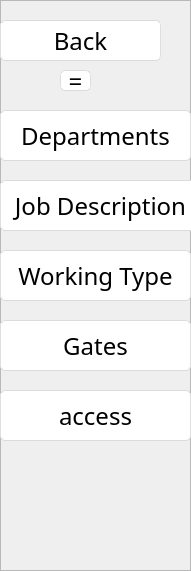
   <widget class="QFrame" name="menu">
    <property name="geometry">
     <rect>
      <x>0</x>
      <y>0</y>
      <width>191</width>
      <height>571</height>
     </rect>
    </property>
    <property name="maximumSize">
     <size>
      <width>16543535</width>
      <height>16777215</height>
     </size>
    </property>
    <property name="font">
     <font>
      <family>Bahnschrift Light</family>
      <pointsize>18</pointsize>
      <weight>3</weight>
      <italic>false</italic>
      <bold>false</bold>
     </font>
    </property>
    <property name="styleSheet">
     <string notr="true">font: 25 18pt &quot;Bahnschrift Light&quot;;

</string>
    </property>
    <property name="frameShape">
     <enum>QFrame::StyledPanel</enum>
    </property>
    <property name="frameShadow">
     <enum>QFrame::Raised</enum>
    </property>
    <widget class="QPushButton" name="dep_btn">
     <property name="geometry">
      <rect>
       <x>0</x>
       <y>110</y>
       <width>191</width>
       <height>51</height>
      </rect>
     </property>
     <property name="font">
      <font>
       <family>Bahnschrift Light</family>
       <pointsize>18</pointsize>
       <weight>3</weight>
       <italic>false</italic>
       <bold>false</bold>
      </font>
     </property>
     <property name="styleSheet">
      <string notr="true">
QPushButton{
font: 25 18pt &quot;Bahnschrift Light&quot;;
	border-style: solid;
	border-top-color: qlineargradient(spread:pad, x1:0.5, y1:1, x2:0.5, y2:0, stop:0 rgb(215, 215, 215), stop:1 rgb(222, 222, 222));
	border-right-color: qlineargradient(spread:pad, x1:0, y1:0.5, x2:1, y2:0.5, stop:0 rgb(217, 217, 217), stop:1 rgb(227, 227, 227));
	border-left-color: qlineargradient(spread:pad, x1:0, y1:0.5, x2:1, y2:0.5, stop:0 rgb(227, 227, 227), stop:1 rgb(217, 217, 217));
	border-bottom-color: qlineargradient(spread:pad, x1:0.5, y1:1, x2:0.5, y2:0, stop:0 rgb(215, 215, 215), stop:1 rgb(222, 222, 222));
	border-width: 1px;
	border-radius: 5px;
	color: rgb(0,0,0);
	padding: 2px;
	background-color: rgb(255,255,255);
}
QPushButton:hover{
	border-style: solid;
	border-top-color: qlineargradient(spread:pad, x1:0.5, y1:1, x2:0.5, y2:0, stop:0 rgb(195, 195, 195), stop:1 rgb(222, 222, 222));
	border-right-color: qlineargradient(spread:pad, x1:0, y1:0.5, x2:1, y2:0.5, stop:0 rgb(197, 197, 197), stop:1 rgb(227, 227, 227));
	border-left-color: qlineargradient(spread:pad, x1:0, y1:0.5, x2:1, y2:0.5, stop:0 rgb(227, 227, 227), stop:1 rgb(197, 197, 197));
	border-bottom-color: qlineargradient(spread:pad, x1:0.5, y1:1, x2:0.5, y2:0, stop:0 rgb(195, 195, 195), stop:1 rgb(222, 222, 222));
	border-width: 1px;
	border-radius: 5px;
	color: rgb(0,0,0);
	padding: 2px;
	background-color: rgb(255,255,255);
}
QPushButton:pressed{
	border-style: solid;
	border-top-color: qlineargradient(spread:pad, x1:0.5, y1:1, x2:0.5, y2:0, stop:0 rgb(215, 215, 215), stop:1 rgb(222, 222, 222));
	border-right-color: qlineargradient(spread:pad, x1:0, y1:0.5, x2:1, y2:0.5, stop:0 rgb(217, 217, 217), stop:1 rgb(227, 227, 227));
	border-left-color: qlineargradient(spread:pad, x1:0, y1:0.5, x2:1, y2:0.5, stop:0 rgb(227, 227, 227), stop:1 rgb(217, 217, 217));
	border-bottom-color: qlineargradient(spread:pad, x1:0.5, y1:1, x2:0.5, y2:0, stop:0 rgb(215, 215, 215), stop:1 rgb(222, 222, 222));
	border-width: 1px;
	border-radius: 5px;
	color: rgb(0,0,0);
	padding: 2px;
	background-color: rgb(142,142,142);
}
QPushButton:disabled{
	border-style: solid;
	border-top-color: qlineargradient(spread:pad, x1:0.5, y1:1, x2:0.5, y2:0, stop:0 rgb(215, 215, 215), stop:1 rgb(222, 222, 222));
	border-right-color: qlineargradient(spread:pad, x1:0, y1:0.5, x2:1, y2:0.5, stop:0 rgb(217, 217, 217), stop:1 rgb(227, 227, 227));
	border-left-color: qlineargradient(spread:pad, x1:0, y1:0.5, x2:1, y2:0.5, stop:0 rgb(227, 227, 227), stop:1 rgb(217, 217, 217));
	border-bottom-color: qlineargradient(spread:pad, x1:0.5, y1:1, x2:0.5, y2:0, stop:0 rgb(215, 215, 215), stop:1 rgb(222, 222, 222));
	border-width: 1px;
	border-radius: 5px;
	color: #808086;
	padding: 2px;
	background-color: rgb(142,142,142);
}</string>
     </property>
     <property name="text">
      <string>Departments</string>
     </property>
    </widget>
    <widget class="QPushButton" name="jd_btn">
     <property name="geometry">
      <rect>
       <x>0</x>
       <y>180</y>
       <width>201</width>
       <height>51</height>
      </rect>
     </property>
     <property name="font">
      <font>
       <family>Bahnschrift Light</family>
       <pointsize>18</pointsize>
       <weight>3</weight>
       <italic>false</italic>
       <bold>false</bold>
      </font>
     </property>
     <property name="styleSheet">
      <string notr="true">
QPushButton{
font: 25 18pt &quot;Bahnschrift Light&quot;;
	border-style: solid;
	border-top-color: qlineargradient(spread:pad, x1:0.5, y1:1, x2:0.5, y2:0, stop:0 rgb(215, 215, 215), stop:1 rgb(222, 222, 222));
	border-right-color: qlineargradient(spread:pad, x1:0, y1:0.5, x2:1, y2:0.5, stop:0 rgb(217, 217, 217), stop:1 rgb(227, 227, 227));
	border-left-color: qlineargradient(spread:pad, x1:0, y1:0.5, x2:1, y2:0.5, stop:0 rgb(227, 227, 227), stop:1 rgb(217, 217, 217));
	border-bottom-color: qlineargradient(spread:pad, x1:0.5, y1:1, x2:0.5, y2:0, stop:0 rgb(215, 215, 215), stop:1 rgb(222, 222, 222));
	border-width: 1px;
	border-radius: 5px;
	color: rgb(0,0,0);
	padding: 2px;
	background-color: rgb(255,255,255);
}
QPushButton:hover{
	border-style: solid;
	border-top-color: qlineargradient(spread:pad, x1:0.5, y1:1, x2:0.5, y2:0, stop:0 rgb(195, 195, 195), stop:1 rgb(222, 222, 222));
	border-right-color: qlineargradient(spread:pad, x1:0, y1:0.5, x2:1, y2:0.5, stop:0 rgb(197, 197, 197), stop:1 rgb(227, 227, 227));
	border-left-color: qlineargradient(spread:pad, x1:0, y1:0.5, x2:1, y2:0.5, stop:0 rgb(227, 227, 227), stop:1 rgb(197, 197, 197));
	border-bottom-color: qlineargradient(spread:pad, x1:0.5, y1:1, x2:0.5, y2:0, stop:0 rgb(195, 195, 195), stop:1 rgb(222, 222, 222));
	border-width: 1px;
	border-radius: 5px;
	color: rgb(0,0,0);
	padding: 2px;
	background-color: rgb(255,255,255);
}
QPushButton:pressed{
	border-style: solid;
	border-top-color: qlineargradient(spread:pad, x1:0.5, y1:1, x2:0.5, y2:0, stop:0 rgb(215, 215, 215), stop:1 rgb(222, 222, 222));
	border-right-color: qlineargradient(spread:pad, x1:0, y1:0.5, x2:1, y2:0.5, stop:0 rgb(217, 217, 217), stop:1 rgb(227, 227, 227));
	border-left-color: qlineargradient(spread:pad, x1:0, y1:0.5, x2:1, y2:0.5, stop:0 rgb(227, 227, 227), stop:1 rgb(217, 217, 217));
	border-bottom-color: qlineargradient(spread:pad, x1:0.5, y1:1, x2:0.5, y2:0, stop:0 rgb(215, 215, 215), stop:1 rgb(222, 222, 222));
	border-width: 1px;
	border-radius: 5px;
	color: rgb(0,0,0);
	padding: 2px;
	background-color: rgb(142,142,142);
}
QPushButton:disabled{
	border-style: solid;
	border-top-color: qlineargradient(spread:pad, x1:0.5, y1:1, x2:0.5, y2:0, stop:0 rgb(215, 215, 215), stop:1 rgb(222, 222, 222));
	border-right-color: qlineargradient(spread:pad, x1:0, y1:0.5, x2:1, y2:0.5, stop:0 rgb(217, 217, 217), stop:1 rgb(227, 227, 227));
	border-left-color: qlineargradient(spread:pad, x1:0, y1:0.5, x2:1, y2:0.5, stop:0 rgb(227, 227, 227), stop:1 rgb(217, 217, 217));
	border-bottom-color: qlineargradient(spread:pad, x1:0.5, y1:1, x2:0.5, y2:0, stop:0 rgb(215, 215, 215), stop:1 rgb(222, 222, 222));
	border-width: 1px;
	border-radius: 5px;
	color: #808086;
	padding: 2px;
	background-color: rgb(142,142,142);
}</string>
     </property>
     <property name="text">
      <string>Job Description</string>
     </property>
    </widget>
    <widget class="QPushButton" name="att_btn">
     <property name="geometry">
      <rect>
       <x>0</x>
       <y>250</y>
       <width>191</width>
       <height>51</height>
      </rect>
     </property>
     <property name="font">
      <font>
       <family>Bahnschrift Light</family>
       <pointsize>18</pointsize>
       <weight>3</weight>
       <italic>false</italic>
       <bold>false</bold>
      </font>
     </property>
     <property name="styleSheet">
      <string notr="true">
QPushButton{
font: 25 18pt &quot;Bahnschrift Light&quot;;
	border-style: solid;
	border-top-color: qlineargradient(spread:pad, x1:0.5, y1:1, x2:0.5, y2:0, stop:0 rgb(215, 215, 215), stop:1 rgb(222, 222, 222));
	border-right-color: qlineargradient(spread:pad, x1:0, y1:0.5, x2:1, y2:0.5, stop:0 rgb(217, 217, 217), stop:1 rgb(227, 227, 227));
	border-left-color: qlineargradient(spread:pad, x1:0, y1:0.5, x2:1, y2:0.5, stop:0 rgb(227, 227, 227), stop:1 rgb(217, 217, 217));
	border-bottom-color: qlineargradient(spread:pad, x1:0.5, y1:1, x2:0.5, y2:0, stop:0 rgb(215, 215, 215), stop:1 rgb(222, 222, 222));
	border-width: 1px;
	border-radius: 5px;
	color: rgb(0,0,0);
	padding: 2px;
	background-color: rgb(255,255,255);
}
QPushButton:hover{
	border-style: solid;
	border-top-color: qlineargradient(spread:pad, x1:0.5, y1:1, x2:0.5, y2:0, stop:0 rgb(195, 195, 195), stop:1 rgb(222, 222, 222));
	border-right-color: qlineargradient(spread:pad, x1:0, y1:0.5, x2:1, y2:0.5, stop:0 rgb(197, 197, 197), stop:1 rgb(227, 227, 227));
	border-left-color: qlineargradient(spread:pad, x1:0, y1:0.5, x2:1, y2:0.5, stop:0 rgb(227, 227, 227), stop:1 rgb(197, 197, 197));
	border-bottom-color: qlineargradient(spread:pad, x1:0.5, y1:1, x2:0.5, y2:0, stop:0 rgb(195, 195, 195), stop:1 rgb(222, 222, 222));
	border-width: 1px;
	border-radius: 5px;
	color: rgb(0,0,0);
	padding: 2px;
	background-color: rgb(255,255,255);
}
QPushButton:pressed{
	border-style: solid;
	border-top-color: qlineargradient(spread:pad, x1:0.5, y1:1, x2:0.5, y2:0, stop:0 rgb(215, 215, 215), stop:1 rgb(222, 222, 222));
	border-right-color: qlineargradient(spread:pad, x1:0, y1:0.5, x2:1, y2:0.5, stop:0 rgb(217, 217, 217), stop:1 rgb(227, 227, 227));
	border-left-color: qlineargradient(spread:pad, x1:0, y1:0.5, x2:1, y2:0.5, stop:0 rgb(227, 227, 227), stop:1 rgb(217, 217, 217));
	border-bottom-color: qlineargradient(spread:pad, x1:0.5, y1:1, x2:0.5, y2:0, stop:0 rgb(215, 215, 215), stop:1 rgb(222, 222, 222));
	border-width: 1px;
	border-radius: 5px;
	color: rgb(0,0,0);
	padding: 2px;
	background-color: rgb(142,142,142);
}
QPushButton:disabled{
	border-style: solid;
	border-top-color: qlineargradient(spread:pad, x1:0.5, y1:1, x2:0.5, y2:0, stop:0 rgb(215, 215, 215), stop:1 rgb(222, 222, 222));
	border-right-color: qlineargradient(spread:pad, x1:0, y1:0.5, x2:1, y2:0.5, stop:0 rgb(217, 217, 217), stop:1 rgb(227, 227, 227));
	border-left-color: qlineargradient(spread:pad, x1:0, y1:0.5, x2:1, y2:0.5, stop:0 rgb(227, 227, 227), stop:1 rgb(217, 217, 217));
	border-bottom-color: qlineargradient(spread:pad, x1:0.5, y1:1, x2:0.5, y2:0, stop:0 rgb(215, 215, 215), stop:1 rgb(222, 222, 222));
	border-width: 1px;
	border-radius: 5px;
	color: #808086;
	padding: 2px;
	background-color: rgb(142,142,142);
}</string>
     </property>
     <property name="text">
      <string>Working Type</string>
     </property>
    </widget>
    <widget class="QPushButton" name="gate_btn">
     <property name="geometry">
      <rect>
       <x>0</x>
       <y>320</y>
       <width>191</width>
       <height>51</height>
      </rect>
     </property>
     <property name="font">
      <font>
       <family>Bahnschrift Light</family>
       <pointsize>18</pointsize>
       <weight>3</weight>
       <italic>false</italic>
       <bold>false</bold>
      </font>
     </property>
     <property name="styleSheet">
      <string notr="true">
QPushButton{
font: 25 18pt &quot;Bahnschrift Light&quot;;
	border-style: solid;
	border-top-color: qlineargradient(spread:pad, x1:0.5, y1:1, x2:0.5, y2:0, stop:0 rgb(215, 215, 215), stop:1 rgb(222, 222, 222));
	border-right-color: qlineargradient(spread:pad, x1:0, y1:0.5, x2:1, y2:0.5, stop:0 rgb(217, 217, 217), stop:1 rgb(227, 227, 227));
	border-left-color: qlineargradient(spread:pad, x1:0, y1:0.5, x2:1, y2:0.5, stop:0 rgb(227, 227, 227), stop:1 rgb(217, 217, 217));
	border-bottom-color: qlineargradient(spread:pad, x1:0.5, y1:1, x2:0.5, y2:0, stop:0 rgb(215, 215, 215), stop:1 rgb(222, 222, 222));
	border-width: 1px;
	border-radius: 5px;
	color: rgb(0,0,0);
	padding: 2px;
	background-color: rgb(255,255,255);
}
QPushButton:hover{
	border-style: solid;
	border-top-color: qlineargradient(spread:pad, x1:0.5, y1:1, x2:0.5, y2:0, stop:0 rgb(195, 195, 195), stop:1 rgb(222, 222, 222));
	border-right-color: qlineargradient(spread:pad, x1:0, y1:0.5, x2:1, y2:0.5, stop:0 rgb(197, 197, 197), stop:1 rgb(227, 227, 227));
	border-left-color: qlineargradient(spread:pad, x1:0, y1:0.5, x2:1, y2:0.5, stop:0 rgb(227, 227, 227), stop:1 rgb(197, 197, 197));
	border-bottom-color: qlineargradient(spread:pad, x1:0.5, y1:1, x2:0.5, y2:0, stop:0 rgb(195, 195, 195), stop:1 rgb(222, 222, 222));
	border-width: 1px;
	border-radius: 5px;
	color: rgb(0,0,0);
	padding: 2px;
	background-color: rgb(255,255,255);
}
QPushButton:pressed{
	border-style: solid;
	border-top-color: qlineargradient(spread:pad, x1:0.5, y1:1, x2:0.5, y2:0, stop:0 rgb(215, 215, 215), stop:1 rgb(222, 222, 222));
	border-right-color: qlineargradient(spread:pad, x1:0, y1:0.5, x2:1, y2:0.5, stop:0 rgb(217, 217, 217), stop:1 rgb(227, 227, 227));
	border-left-color: qlineargradient(spread:pad, x1:0, y1:0.5, x2:1, y2:0.5, stop:0 rgb(227, 227, 227), stop:1 rgb(217, 217, 217));
	border-bottom-color: qlineargradient(spread:pad, x1:0.5, y1:1, x2:0.5, y2:0, stop:0 rgb(215, 215, 215), stop:1 rgb(222, 222, 222));
	border-width: 1px;
	border-radius: 5px;
	color: rgb(0,0,0);
	padding: 2px;
	background-color: rgb(142,142,142);
}
QPushButton:disabled{
	border-style: solid;
	border-top-color: qlineargradient(spread:pad, x1:0.5, y1:1, x2:0.5, y2:0, stop:0 rgb(215, 215, 215), stop:1 rgb(222, 222, 222));
	border-right-color: qlineargradient(spread:pad, x1:0, y1:0.5, x2:1, y2:0.5, stop:0 rgb(217, 217, 217), stop:1 rgb(227, 227, 227));
	border-left-color: qlineargradient(spread:pad, x1:0, y1:0.5, x2:1, y2:0.5, stop:0 rgb(227, 227, 227), stop:1 rgb(217, 217, 217));
	border-bottom-color: qlineargradient(spread:pad, x1:0.5, y1:1, x2:0.5, y2:0, stop:0 rgb(215, 215, 215), stop:1 rgb(222, 222, 222));
	border-width: 1px;
	border-radius: 5px;
	color: #808086;
	padding: 2px;
	background-color: rgb(142,142,142);
}</string>
     </property>
     <property name="text">
      <string>Gates</string>
     </property>
    </widget>
    <widget class="QPushButton" name="toggle_btn">
     <property name="geometry">
      <rect>
       <x>60</x>
       <y>70</y>
       <width>31</width>
       <height>21</height>
      </rect>
     </property>
     <property name="font">
      <font>
       <family>Bahnschrift Light</family>
       <pointsize>18</pointsize>
       <weight>3</weight>
       <italic>false</italic>
       <bold>false</bold>
      </font>
     </property>
     <property name="styleSheet">
      <string notr="true">
QPushButton{
font: 25 18pt &quot;Bahnschrift Light&quot;;
	border-style: solid;
	border-top-color: qlineargradient(spread:pad, x1:0.5, y1:1, x2:0.5, y2:0, stop:0 rgb(215, 215, 215), stop:1 rgb(222, 222, 222));
	border-right-color: qlineargradient(spread:pad, x1:0, y1:0.5, x2:1, y2:0.5, stop:0 rgb(217, 217, 217), stop:1 rgb(227, 227, 227));
	border-left-color: qlineargradient(spread:pad, x1:0, y1:0.5, x2:1, y2:0.5, stop:0 rgb(227, 227, 227), stop:1 rgb(217, 217, 217));
	border-bottom-color: qlineargradient(spread:pad, x1:0.5, y1:1, x2:0.5, y2:0, stop:0 rgb(215, 215, 215), stop:1 rgb(222, 222, 222));
	border-width: 1px;
	border-radius: 5px;
	color: rgb(0,0,0);
	padding: 2px;
	background-color: rgb(255,255,255);
}
QPushButton:hover{
	border-style: solid;
	border-top-color: qlineargradient(spread:pad, x1:0.5, y1:1, x2:0.5, y2:0, stop:0 rgb(195, 195, 195), stop:1 rgb(222, 222, 222));
	border-right-color: qlineargradient(spread:pad, x1:0, y1:0.5, x2:1, y2:0.5, stop:0 rgb(197, 197, 197), stop:1 rgb(227, 227, 227));
	border-left-color: qlineargradient(spread:pad, x1:0, y1:0.5, x2:1, y2:0.5, stop:0 rgb(227, 227, 227), stop:1 rgb(197, 197, 197));
	border-bottom-color: qlineargradient(spread:pad, x1:0.5, y1:1, x2:0.5, y2:0, stop:0 rgb(195, 195, 195), stop:1 rgb(222, 222, 222));
	border-width: 1px;
	border-radius: 5px;
	color: rgb(0,0,0);
	padding: 2px;
	background-color: rgb(255,255,255);
}
QPushButton:pressed{
	border-style: solid;
	border-top-color: qlineargradient(spread:pad, x1:0.5, y1:1, x2:0.5, y2:0, stop:0 rgb(215, 215, 215), stop:1 rgb(222, 222, 222));
	border-right-color: qlineargradient(spread:pad, x1:0, y1:0.5, x2:1, y2:0.5, stop:0 rgb(217, 217, 217), stop:1 rgb(227, 227, 227));
	border-left-color: qlineargradient(spread:pad, x1:0, y1:0.5, x2:1, y2:0.5, stop:0 rgb(227, 227, 227), stop:1 rgb(217, 217, 217));
	border-bottom-color: qlineargradient(spread:pad, x1:0.5, y1:1, x2:0.5, y2:0, stop:0 rgb(215, 215, 215), stop:1 rgb(222, 222, 222));
	border-width: 1px;
	border-radius: 5px;
	color: rgb(0,0,0);
	padding: 2px;
	background-color: rgb(142,142,142);
}
QPushButton:disabled{
	border-style: solid;
	border-top-color: qlineargradient(spread:pad, x1:0.5, y1:1, x2:0.5, y2:0, stop:0 rgb(215, 215, 215), stop:1 rgb(222, 222, 222));
	border-right-color: qlineargradient(spread:pad, x1:0, y1:0.5, x2:1, y2:0.5, stop:0 rgb(217, 217, 217), stop:1 rgb(227, 227, 227));
	border-left-color: qlineargradient(spread:pad, x1:0, y1:0.5, x2:1, y2:0.5, stop:0 rgb(227, 227, 227), stop:1 rgb(217, 217, 217));
	border-bottom-color: qlineargradient(spread:pad, x1:0.5, y1:1, x2:0.5, y2:0, stop:0 rgb(215, 215, 215), stop:1 rgb(222, 222, 222));
	border-width: 1px;
	border-radius: 5px;
	color: #808086;
	padding: 2px;
	background-color: rgb(142,142,142);
}</string>
     </property>
     <property name="text">
      <string>=</string>
     </property>
    </widget>
    <widget class="QPushButton" name="access_btn_2">
     <property name="geometry">
      <rect>
       <x>0</x>
       <y>390</y>
       <width>191</width>
       <height>51</height>
      </rect>
     </property>
     <property name="font">
      <font>
       <family>Bahnschrift Light</family>
       <pointsize>18</pointsize>
       <weight>3</weight>
       <italic>false</italic>
       <bold>false</bold>
      </font>
     </property>
     <property name="styleSheet">
      <string notr="true">
QPushButton{
font: 25 18pt &quot;Bahnschrift Light&quot;;
	border-style: solid;
	border-top-color: qlineargradient(spread:pad, x1:0.5, y1:1, x2:0.5, y2:0, stop:0 rgb(215, 215, 215), stop:1 rgb(222, 222, 222));
	border-right-color: qlineargradient(spread:pad, x1:0, y1:0.5, x2:1, y2:0.5, stop:0 rgb(217, 217, 217), stop:1 rgb(227, 227, 227));
	border-left-color: qlineargradient(spread:pad, x1:0, y1:0.5, x2:1, y2:0.5, stop:0 rgb(227, 227, 227), stop:1 rgb(217, 217, 217));
	border-bottom-color: qlineargradient(spread:pad, x1:0.5, y1:1, x2:0.5, y2:0, stop:0 rgb(215, 215, 215), stop:1 rgb(222, 222, 222));
	border-width: 1px;
	border-radius: 5px;
	color: rgb(0,0,0);
	padding: 2px;
	background-color: rgb(255,255,255);
}
QPushButton:hover{
	border-style: solid;
	border-top-color: qlineargradient(spread:pad, x1:0.5, y1:1, x2:0.5, y2:0, stop:0 rgb(195, 195, 195), stop:1 rgb(222, 222, 222));
	border-right-color: qlineargradient(spread:pad, x1:0, y1:0.5, x2:1, y2:0.5, stop:0 rgb(197, 197, 197), stop:1 rgb(227, 227, 227));
	border-left-color: qlineargradient(spread:pad, x1:0, y1:0.5, x2:1, y2:0.5, stop:0 rgb(227, 227, 227), stop:1 rgb(197, 197, 197));
	border-bottom-color: qlineargradient(spread:pad, x1:0.5, y1:1, x2:0.5, y2:0, stop:0 rgb(195, 195, 195), stop:1 rgb(222, 222, 222));
	border-width: 1px;
	border-radius: 5px;
	color: rgb(0,0,0);
	padding: 2px;
	background-color: rgb(255,255,255);
}
QPushButton:pressed{
	border-style: solid;
	border-top-color: qlineargradient(spread:pad, x1:0.5, y1:1, x2:0.5, y2:0, stop:0 rgb(215, 215, 215), stop:1 rgb(222, 222, 222));
	border-right-color: qlineargradient(spread:pad, x1:0, y1:0.5, x2:1, y2:0.5, stop:0 rgb(217, 217, 217), stop:1 rgb(227, 227, 227));
	border-left-color: qlineargradient(spread:pad, x1:0, y1:0.5, x2:1, y2:0.5, stop:0 rgb(227, 227, 227), stop:1 rgb(217, 217, 217));
	border-bottom-color: qlineargradient(spread:pad, x1:0.5, y1:1, x2:0.5, y2:0, stop:0 rgb(215, 215, 215), stop:1 rgb(222, 222, 222));
	border-width: 1px;
	border-radius: 5px;
	color: rgb(0,0,0);
	padding: 2px;
	background-color: rgb(142,142,142);
}
QPushButton:disabled{
	border-style: solid;
	border-top-color: qlineargradient(spread:pad, x1:0.5, y1:1, x2:0.5, y2:0, stop:0 rgb(215, 215, 215), stop:1 rgb(222, 222, 222));
	border-right-color: qlineargradient(spread:pad, x1:0, y1:0.5, x2:1, y2:0.5, stop:0 rgb(217, 217, 217), stop:1 rgb(227, 227, 227));
	border-left-color: qlineargradient(spread:pad, x1:0, y1:0.5, x2:1, y2:0.5, stop:0 rgb(227, 227, 227), stop:1 rgb(217, 217, 217));
	border-bottom-color: qlineargradient(spread:pad, x1:0.5, y1:1, x2:0.5, y2:0, stop:0 rgb(215, 215, 215), stop:1 rgb(222, 222, 222));
	border-width: 1px;
	border-radius: 5px;
	color: #808086;
	padding: 2px;
	background-color: rgb(142,142,142);
}</string>
     </property>
     <property name="text">
      <string>access</string>
     </property>
    </widget>
    <widget class="QPushButton" name="back_btn">
     <property name="geometry">
      <rect>
       <x>0</x>
       <y>20</y>
       <width>161</width>
       <height>41</height>
      </rect>
     </property>
     <property name="font">
      <font>
       <family>Bahnschrift Light</family>
       <pointsize>18</pointsize>
       <weight>3</weight>
       <italic>false</italic>
       <bold>false</bold>
      </font>
     </property>
     <property name="styleSheet">
      <string notr="true">
QPushButton{
font: 25 18pt &quot;Bahnschrift Light&quot;;
	border-style: solid;
	border-top-color: qlineargradient(spread:pad, x1:0.5, y1:1, x2:0.5, y2:0, stop:0 rgb(215, 215, 215), stop:1 rgb(222, 222, 222));
	border-right-color: qlineargradient(spread:pad, x1:0, y1:0.5, x2:1, y2:0.5, stop:0 rgb(217, 217, 217), stop:1 rgb(227, 227, 227));
	border-left-color: qlineargradient(spread:pad, x1:0, y1:0.5, x2:1, y2:0.5, stop:0 rgb(227, 227, 227), stop:1 rgb(217, 217, 217));
	border-bottom-color: qlineargradient(spread:pad, x1:0.5, y1:1, x2:0.5, y2:0, stop:0 rgb(215, 215, 215), stop:1 rgb(222, 222, 222));
	border-width: 1px;
	border-radius: 5px;
	color: rgb(0,0,0);
	padding: 2px;
	background-color: rgb(255,255,255);
}
QPushButton:hover{
	border-style: solid;
	border-top-color: qlineargradient(spread:pad, x1:0.5, y1:1, x2:0.5, y2:0, stop:0 rgb(195, 195, 195), stop:1 rgb(222, 222, 222));
	border-right-color: qlineargradient(spread:pad, x1:0, y1:0.5, x2:1, y2:0.5, stop:0 rgb(197, 197, 197), stop:1 rgb(227, 227, 227));
	border-left-color: qlineargradient(spread:pad, x1:0, y1:0.5, x2:1, y2:0.5, stop:0 rgb(227, 227, 227), stop:1 rgb(197, 197, 197));
	border-bottom-color: qlineargradient(spread:pad, x1:0.5, y1:1, x2:0.5, y2:0, stop:0 rgb(195, 195, 195), stop:1 rgb(222, 222, 222));
	border-width: 1px;
	border-radius: 5px;
	color: rgb(0,0,0);
	padding: 2px;
	background-color: rgb(255,255,255);
}
QPushButton:pressed{
	border-style: solid;
	border-top-color: qlineargradient(spread:pad, x1:0.5, y1:1, x2:0.5, y2:0, stop:0 rgb(215, 215, 215), stop:1 rgb(222, 222, 222));
	border-right-color: qlineargradient(spread:pad, x1:0, y1:0.5, x2:1, y2:0.5, stop:0 rgb(217, 217, 217), stop:1 rgb(227, 227, 227));
	border-left-color: qlineargradient(spread:pad, x1:0, y1:0.5, x2:1, y2:0.5, stop:0 rgb(227, 227, 227), stop:1 rgb(217, 217, 217));
	border-bottom-color: qlineargradient(spread:pad, x1:0.5, y1:1, x2:0.5, y2:0, stop:0 rgb(215, 215, 215), stop:1 rgb(222, 222, 222));
	border-width: 1px;
	border-radius: 5px;
	color: rgb(0,0,0);
	padding: 2px;
	background-color: rgb(142,142,142);
}
QPushButton:disabled{
	border-style: solid;
	border-top-color: qlineargradient(spread:pad, x1:0.5, y1:1, x2:0.5, y2:0, stop:0 rgb(215, 215, 215), stop:1 rgb(222, 222, 222));
	border-right-color: qlineargradient(spread:pad, x1:0, y1:0.5, x2:1, y2:0.5, stop:0 rgb(217, 217, 217), stop:1 rgb(227, 227, 227));
	border-left-color: qlineargradient(spread:pad, x1:0, y1:0.5, x2:1, y2:0.5, stop:0 rgb(227, 227, 227), stop:1 rgb(217, 217, 217));
	border-bottom-color: qlineargradient(spread:pad, x1:0.5, y1:1, x2:0.5, y2:0, stop:0 rgb(215, 215, 215), stop:1 rgb(222, 222, 222));
	border-width: 1px;
	border-radius: 5px;
	color: #808086;
	padding: 2px;
	background-color: rgb(142,142,142);
}</string>
     </property>
     <property name="text">
      <string>Back</string>
     </property>
    </widget>
   </widget>
